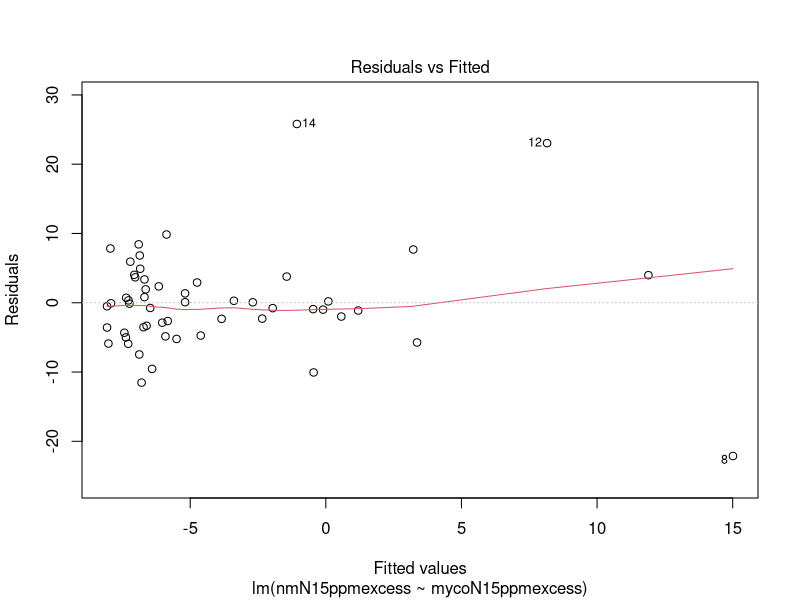
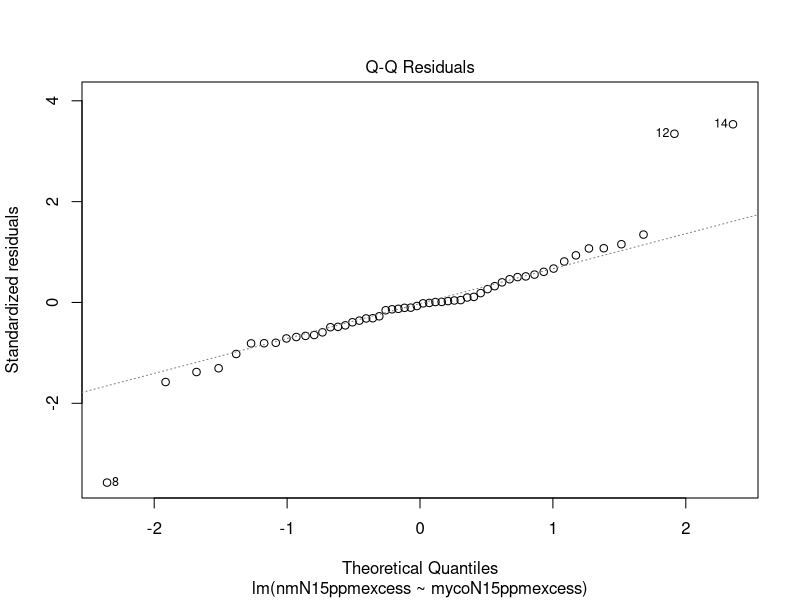
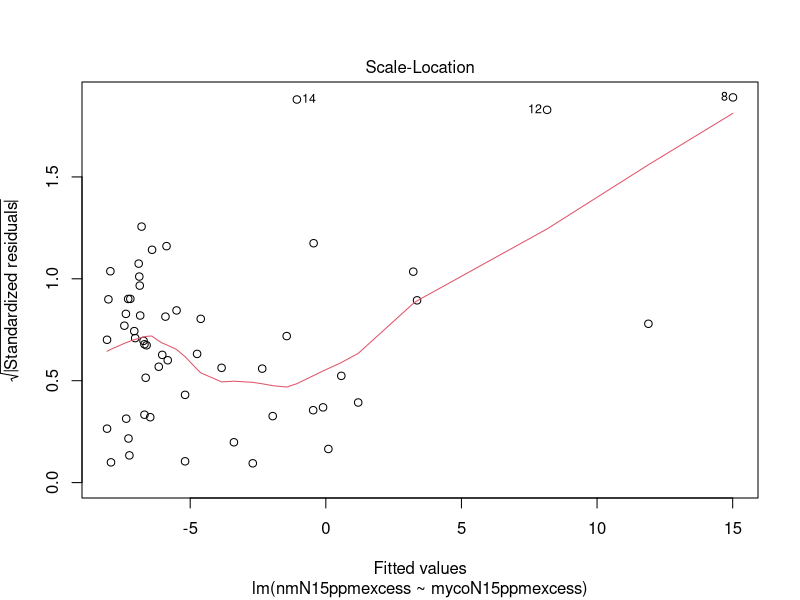
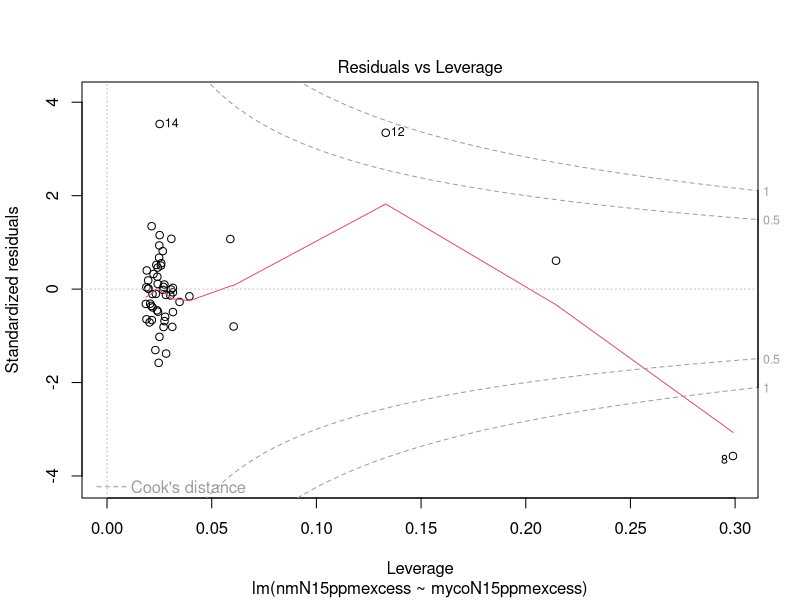

Write the R code that produced these figures, in order. (Note: this script raises an error after producing the figures.)
#5-2-FC_root_15N_myco_stats

setwd("~/Documents/Fungal competition project/fungal-competition2020/")

library(tidyverse)

nitrogeninfo = read_csv("processeddata/isotope_and_plant_metadata_FOR_N_ANALYSES_and_exchange_rates.csv")

nitrogeninfo_nooutlier = subset(nitrogeninfo, Plant != 6041)

# STATS FOR PAPER: Root N correlates with mycorrhiza N
rootNformycoN_linear = lm(nmN15ppmexcess ~ mycoN15ppmexcess, data = nitrogeninfo_nooutlier)
plot(rootNformycoN_linear) # Looks kinda weird, we'll see how this goes.
summary(rootNformycoN_linear)

rootNformycoN_log_linear = lm(nmN15ppmexcess ~ log(forced.mycorrhizas.N15ppmexcess), data = nitrogeninfo_nooutlier)
plot(rootNformycoN_log_linear) 
summary(rootNformycoN_linear)

rootNformycoN_loglog_linear = lm(log(forced.uncolonized.N15ppmexcess) ~ log(forced.mycorrhizas.N15ppmexcess), data = nitrogeninfo_nooutlier)
plot(rootNformycoN_loglog_linear) # data point 45 looks really weird here.
summary(rootNformycoN_linear)

sink("stats_tables/root15N_vs_myco15N_lm_results_NOOUTLIER.html")

stargazer(rootNformycoN_loglog_linear, type = "html",
          digits = 3,
          star.cutoffs = c(0.05, 0.01, 0.001),
          digit.separator = "",
          summary = FALSE,
          no.space = TRUE)

sink()
